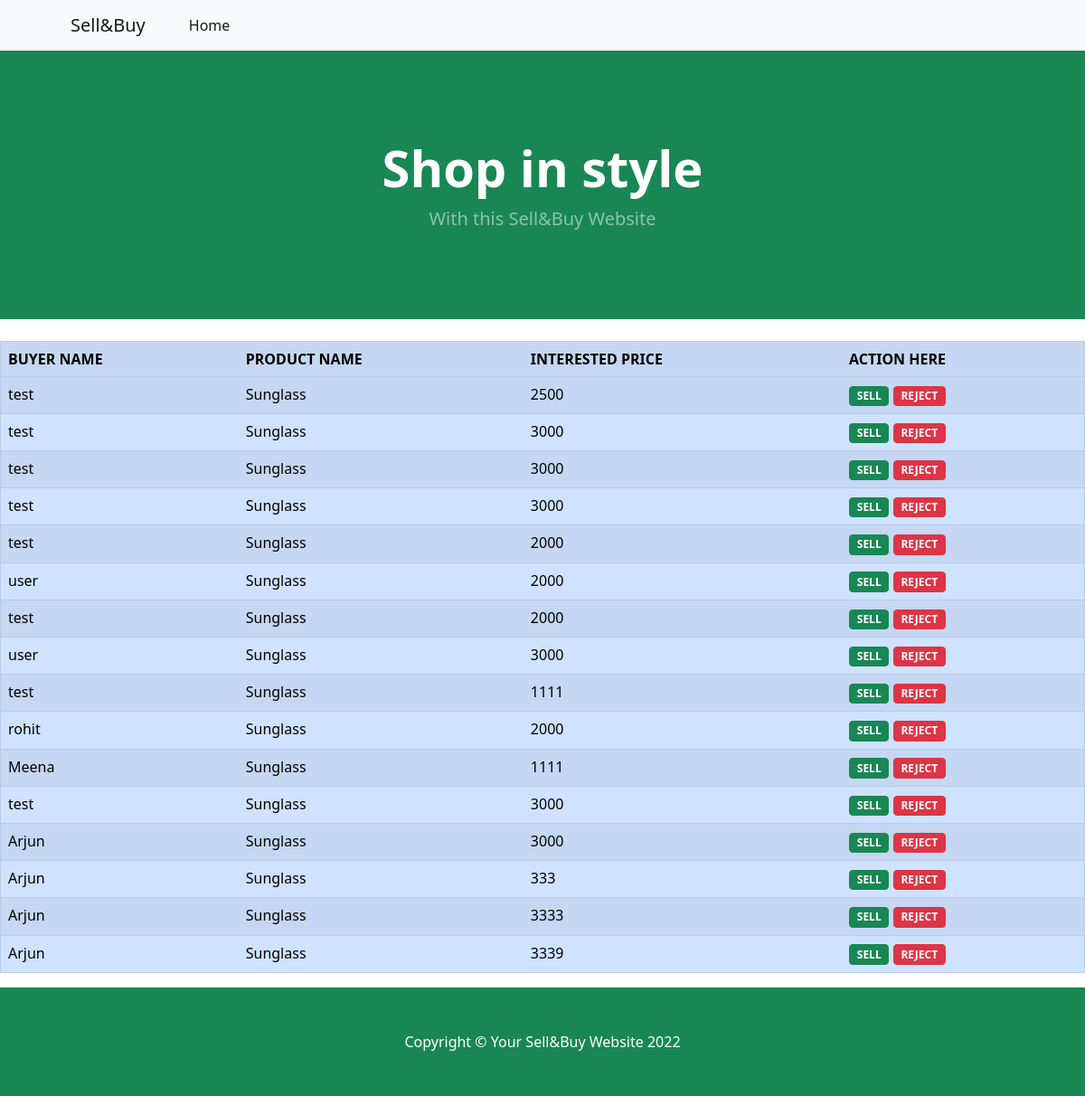
The page /buyer_list/70/ on the database its author committed.
### sellerapp/models.py (models this page shows, shortened)
class BuyProduct(models.Model):
    seller_name = models.CharField(max_length=100, null=True)
    buyer_name = models.CharField(max_length=100,null=True)
    product_id = models.CharField(max_length=100,null=True)
    buyer_price = models.IntegerField(null=True)
    buy_status = models.BooleanField(null=True)

class Product(models.Model):
    userid = models.ForeignKey(User,on_delete=models.CASCADE,null=True)
    product_name = models.CharField(max_length=100,null=True)
    product_desc = models.CharField(max_length=1000,null=True)
    category = models.CharField(max_length=100,null=True)
    location = models.CharField(max_length=100,null=True)
    product_price = models.FloatField(max_length=100,null=True)
    product_img = models.FileField(upload_to='media',null=True,blank=True)
    time = models.DateTimeField(null=True,blank=True)
    def __str__(self):
        return self.product_name

### sellerapp/views.py (the view)
# urls.py: path('buyer_list/<id>/', BuyersList.as_view(), name='buyer_list'),
class BuyersList(View):
    def get(self, request, id):
        data = BuyProduct.objects.filter(product_id=id)
        product_name = Product.objects.get(id=id)
        print(product_name)
        return render(request, 'buyer_list.html', {'obj': data, 'product_name': product_name})

### sellerapp/templates/buyer_list.html (shortened to what this page needs)
{% load static %}
<html lang="en">
<head>
    <link href="https://cdn.jsdelivr.net/npm/bootstrap-icons@1.5.0/font/bootstrap-icons.css" rel="stylesheet"/>
    <link rel="stylesheet" href="{% static 'dist/css/styles.css' %}" type="text/css"/>
</head>
<body>
<nav class="navbar navbar-expand-lg navbar-light bg-light">
    <div class="container px-4 px-lg-5">
        <a class="navbar-brand" href="#!">Sell&Buy</a>
        <div class="collapse navbar-collapse" id="navbarSupportedContent">
            <ul class="navbar-nav me-auto mb-2 mb-lg-0 ms-lg-4">
                <li class="nav-item"><a class="nav-link active" aria-current="page"
                                        href="{% url 'indexpage' %}">Home</a></li>
            </ul>
        </div>
    </div>
</nav>
<header class="bg-success py-5">
    <div class="container px-4 px-lg-5 my-5">
        <div class="text-center text-white">
            <h1 class="display-4 fw-bolder">Shop in style</h1>
            <p class="lead fw-normal text-white-50 mb-0">With this Sell&Buy Website</p>
        </div>
    </div>
</header>
<table class='table table-primary table-striped' border="1">
    <tr>
        <th>BUYER NAME</th>
        <th>PRODUCT NAME</th>
        <th>INTERESTED PRICE</th>
        <th>ACTION HERE</th>
    </tr>
    <tr>
        {% for i in obj %}
    <tr>
        <td>{{i.buyer_name}}</td>
        <td>{{product_name}}</td>
        <td>{{i.buyer_price}}</td>
        <td>
            <a href="{% url 'accept_interest' i.id product_name.id %}" class="btn btn-success badge">SELL</a>
            <a href="{% url 'reject_interest' i.id product_name.id %}" class="btn btn-danger badge">REJECT</a>
        </td>
    </tr>
    {% endfor %}
    <br>
</table>
<footer class="py-5 bg-success">
    <div class="container"><p class="m-0 text-center text-white">Copyright &copy; Your Sell&Buy Website 2022</p></div>
</footer>
</body>
</html>

### rows shown on the page
BuyProduct: buyer_name "test", buyer_price "2500"
Product: product_name "Sunglass"
BuyProduct: buyer_name "test", buyer_price "3000"
BuyProduct: buyer_name "test", buyer_price "3000"
BuyProduct: buyer_name "test", buyer_price "3000"
BuyProduct: buyer_name "test", buyer_price "2000"
BuyProduct: buyer_name "user", buyer_price "2000"
BuyProduct: buyer_name "test", buyer_price "2000"
BuyProduct: buyer_name "user", buyer_price "3000"
BuyProduct: buyer_name "test", buyer_price "1111"
BuyProduct: buyer_name "rohit", buyer_price "2000"
BuyProduct: buyer_name "Meena", buyer_price "1111"
BuyProduct: buyer_name "test", buyer_price "3000"
BuyProduct: buyer_name "Arjun", buyer_price "3000"
BuyProduct: buyer_name "Arjun", buyer_price "333"
BuyProduct: buyer_name "Arjun", buyer_price "3333"
BuyProduct: buyer_name "Arjun", buyer_price "3339"
